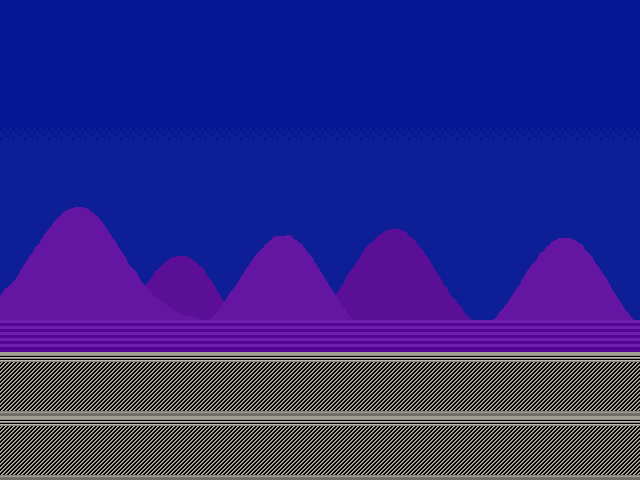

A level layout from a 2D game, rendered from its tile map. Below: a short description, then the map file with tile-grid data replaced by summaries:
An orthogonal 20x15 tile map with 32x32 px tiles, 2 tile layers (Collision, Background), 2 tilesets, 1 image layer and 2 objects (player, vesperado-enemy).

<map version="1.0" orientation="orthogonal" width="20" height="15" tilewidth="32" tileheight="32">
 <tileset firstgid="1" name="desert-tilesheet" tilewidth="32" tileheight="32">
  <image source="stage-1/tiles/desert-tilesheet.png" trans="e3c0e2" width="640" height="480" />
 </tileset>
 <tileset firstgid="301" name="metatiles32x32" tilewidth="32" tileheight="32">
  <image source="stage-metatiles/metatiles32x32.png" trans="e3c0e2" width="320" height="32" />
  <tile id="0">
   <properties>
    <property name="type" value="solid" />
   </properties>
  </tile>
 </tileset>
 <imagelayer name="bg" width="20" height="15">
  <image source="stage-1/tiles/rooftop-scene.png" />
 </imagelayer>
 <layer name="Collision" width="20" height="15">
  <data>[300 cells, 80 non-empty, 1 distinct tile ids]</data>
 </layer>
 <layer name="Background" width="20" height="15">
  <data>[300 cells, 80 non-empty, 2 distinct tile ids]</data>
 </layer>
 <objectgroup name="entities" width="20" height="15">
  <object name="player" x="32" y="312" width="39" height="40">
   <properties>
    <property name="name" value="player" />
   </properties>
  </object>
  <object name="vesperado-enemy" x="576" y="271" width="50" height="81">
   <properties>
    <property name="name" value="vesperado-enemy" />
   </properties>
  </object>
 </objectgroup>
</map>
